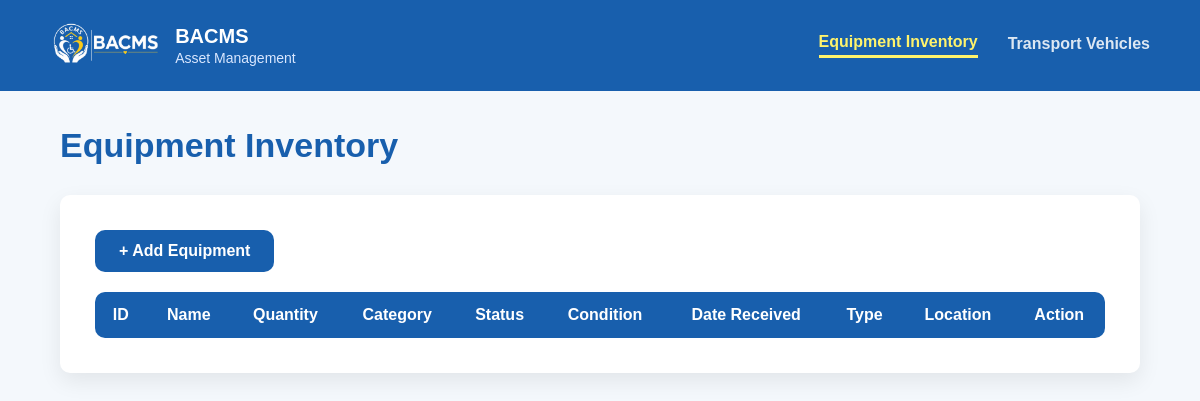
The page /admin/equipment_list.php on the database as committed earlier.
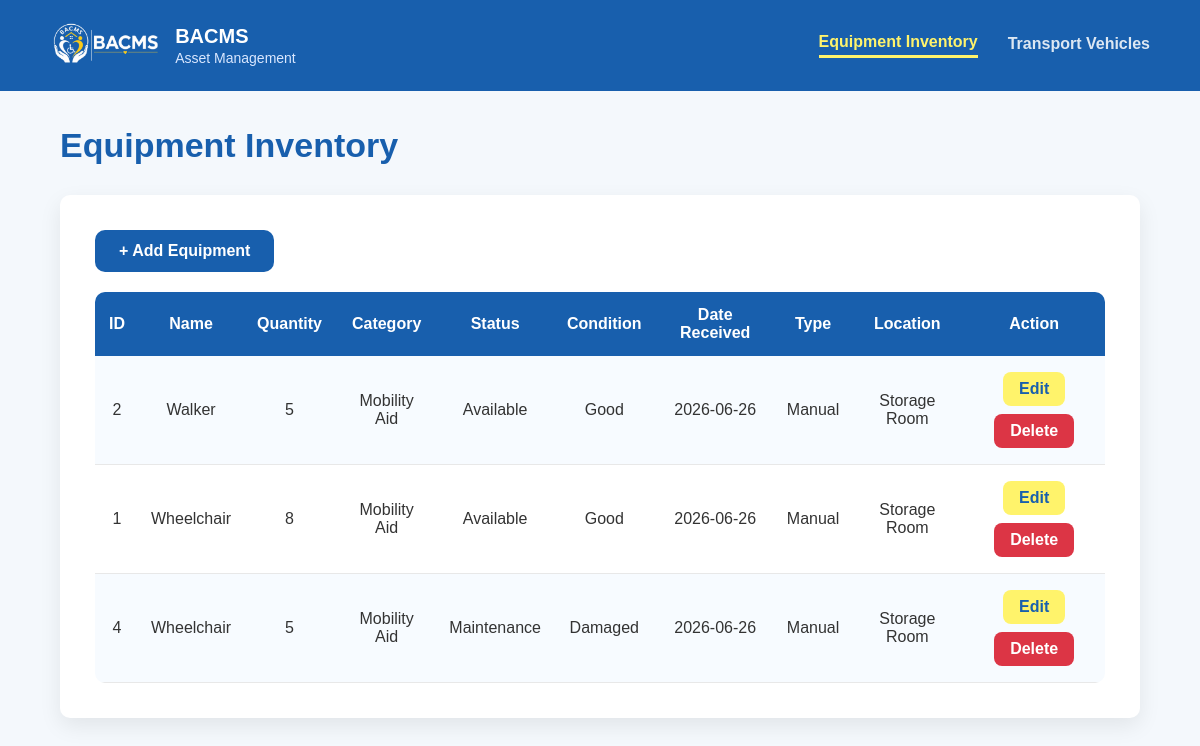
The same page on the database as committed later.
### tables this page shows
CREATE TABLE `equipment_inventory` (
  `equipment_id` int(11) NOT NULL,
  `equipment_name` varchar(100) NOT NULL,
  `equipment_quantity` int(11) NOT NULL,
  `equipment_category` varchar(100) NOT NULL,
  `equipment_status` varchar(100) NOT NULL,
  `equipment_condition` varchar(100) NOT NULL,
  `date_received` date NOT NULL,
  `equipment_type` varchar(100) NOT NULL,
  `assigned_location` varchar(100) NOT NULL,
  `equipment_remarks` varchar(255) NOT NULL
);

### admin/equipment_list.php (the view, shortened to what this page needs)
<?php
require_once("../config/database.php");
$result = mysqli_query(
    $conn,
    "SELECT * FROM equipment_inventory
     ORDER BY equipment_name ASC"
);
?>
<!DOCTYPE html>
<html>
<head>
    <link rel="stylesheet" href="../css/admin_style.css">
</head>
<body>
<div class="navbar">
    <div class="logo-section">
        <img src="../images/headerlogo.png">
        <div>
            <h2>BACMS</h2>
            <p>Asset Management</p>
        </div>
    </div>
	<div class="nav-links">
        <a href="equipment_list.php" class="active">
            Equipment Inventory
        </a>
        <a href="vehicle_list.php">
            Transport Vehicles
        </a>
    </div>
</div>
<div class="container">
    <h1 class="page-title">
        Equipment Inventory
    </h1>
    <div class="card">
        <a
            class="add-btn"
            href="add_equipment.php">
            + Add Equipment
        </a>
        <table>
            <tr>
                <th>ID</th>
                <th>Name</th>
                <th>Quantity</th>
                <th>Category</th>
                <th>Status</th>
                <th>Condition</th>
                <th>Date Received</th>
                <th>Type</th>
                <th>Location</th>
                <th>Action</th>
            </tr>
            <?php
            while($row = mysqli_fetch_assoc($result)){
            ?>
            <tr>
                <td><?php echo $row['equipment_id']; ?></td>
                <td><?php echo $row['equipment_name']; ?></td>
                <td><?php echo $row['equipment_quantity']; ?></td>
                <td><?php echo $row['equipment_category']; ?></td>
                <td><?php echo $row['equipment_status']; ?></td>
                <td><?php echo $row['equipment_condition']; ?></td>
                <td><?php echo $row['date_received']; ?></td>
                <td><?php echo $row['equipment_type']; ?></td>
                <td><?php echo $row['assigned_location']; ?></td>
                <td>
    <div class="action-buttons">
        <a
            class="edit-btn"
            href="edit_equipment.php?id=<?php echo $row['equipment_id']; ?>">
            Edit
        </a>
        <a
            class="delete-btn"
            href="delete_equipment.php?id=<?php echo $row['equipment_id']; ?>"
            onclick="return confirm('Delete this equipment?')">
            Delete
        </a>
    </div>
</td>
            </tr>
            <?php
            }
            ?>
        </table>
    </div>
</div>
</body>
</html>

### css/admin_style.css (style rules this page uses)
* { margin:0; padding:0; box-sizing:border-box; font-family:Arial, Helvetica, sans-serif; }
body { background:#f4f8fc; color:#333; }
.navbar { width:100%; background:#185fad; color:white; display:flex; justify-content:space-between; align-items:center; padding:18px 50px; }
.logo-section { display:flex; align-items:center; }
.logo-section img { height:55px; width:auto; margin-right:15px; object-fit:contain; display:block; }
.logo-section h2 { font-size:20px; margin-bottom:2px; }
.logo-section p { font-size:14px; color:#d9e7ff; }
.nav-links { display:flex; align-items:center; gap:30px; }
.nav-links a { color:white; text-decoration:none; font-size:16px; font-weight:bold; opacity:.85; transition:.3s; padding-bottom:4px; }
.nav-links a.active { opacity:1; color:#fff36b; border-bottom:3px solid #fff36b; }
.container { width:90%; max-width:1200px; margin:35px auto; }
.page-title { color:#185fad; font-size:34px; font-weight:bold; margin-bottom:30px; }
.card { background:white; border-radius:10px; padding:35px; box-shadow:0 8px 22px rgba(0,0,0,.08); }
.add-btn, .save-btn { display:inline-block; background:#185fad; color:white; text-decoration:none; padding:12px 24px; border:none; border-radius:10px; cursor:pointer; font-size:16px; font-weight:bold; transition:.3s; }
.edit-btn { background:#fff36b; color:#185fad; padding:8px 16px; text-decoration:none; border-radius:8px; font-weight:bold; transition:.3s; }
.delete-btn { background:#dc3545; color:white; padding:8px 16px; text-decoration:none; border-radius:8px; font-weight:bold; transition:.3s; }
.action-buttons { display:flex; justify-content:center; align-items:center; gap:8px; flex-wrap:wrap; }
table { width:100%; border-collapse:separate; border-spacing:0; margin-top:20px; overflow:hidden; border-radius:10px; }
table th { background:#185fad; color:white; padding:14px; }
table td { padding:16px 12px; border-bottom:1px solid #e8e8e8; text-align:center; }
table tr:nth-child(even) { background:#f7fbff; }
table th:first-child { border-top-left-radius:8px; }
table th:last-child { border-top-right-radius:8px; }

Rows that differ between the two databases and show on the page:
added equipment_inventory: equipment_id "2", equipment_name "Walker", equipment_quantity "5", equipment_category "Mobility Aid", equipment_status "Available", equipment_condition "Good", date_received "2026-06-26", equipment_type "Manual", assigned_location "Storage Room"
added equipment_inventory: equipment_id "1", equipment_name "Wheelchair", equipment_quantity "8", equipment_category "Mobility Aid", equipment_status "Available", equipment_condition "Good", date_received "2026-06-26", equipment_type "Manual", assigned_location "Storage Room"
added equipment_inventory: equipment_id "4", equipment_name "Wheelchair", equipment_quantity "5", equipment_category "Mobility Aid", equipment_status "Maintenance", equipment_condition "Damaged", date_received "2026-06-26", equipment_type "Manual", assigned_location "Storage Room"
